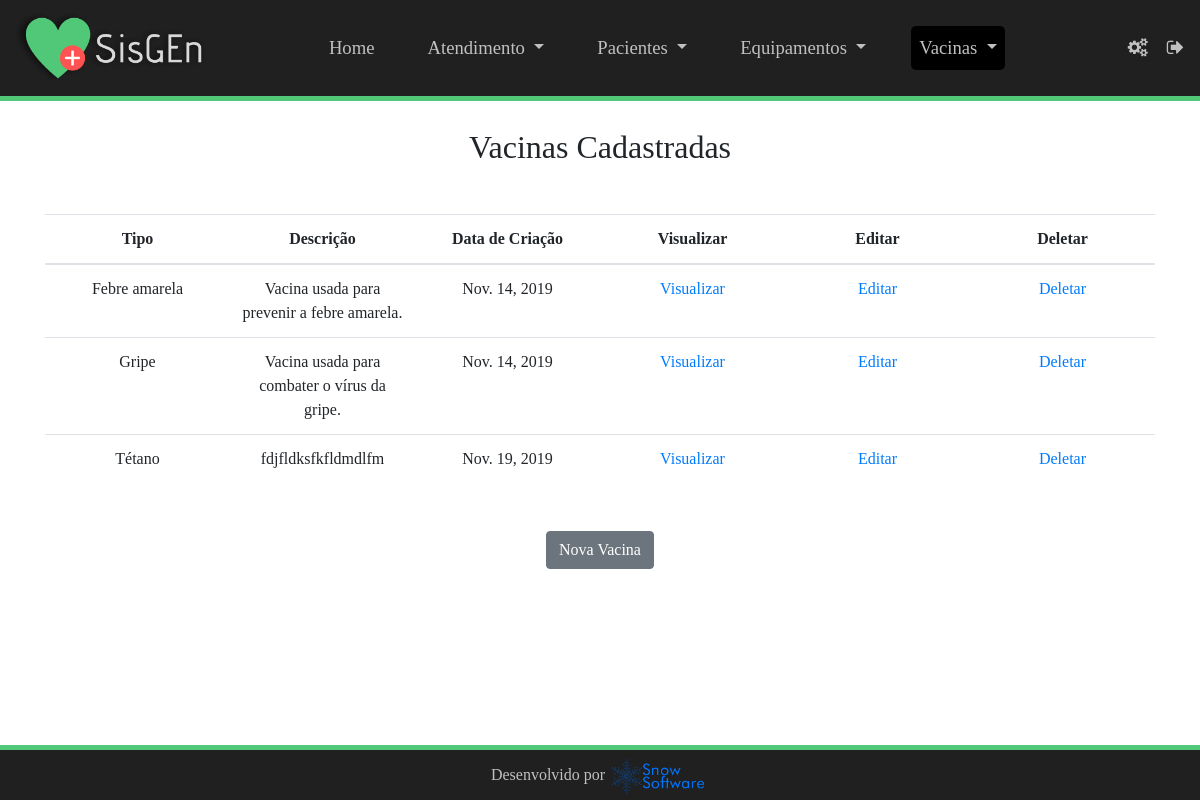
/vacinas (signed in), run on the app's committed database.
### sisgen/models.py (models this page shows, shortened)
class Vacina(models.Model):
    tipoVacina = models.CharField(max_length=20, verbose_name='Vacina:')
    descricaoVacina = models.TextField(verbose_name='Descrição:')
    criacaoVacina = models.DateField(default=datetime.now, verbose_name='Data de Registro:')

### sisgen/views.py (the view)
# urls.py: path('vacinas', views.VacinaList.as_view(), name='vacina_list'),
class VacinaList(ListView):
    model = Vacina

### sisgen/templates/sisgen/vacina_list.html (shortened to what this page needs)
<!DOCTYPE html>
<html lang="pt-br">
{% load static %}
{% load crispy_forms_tags %}
  <head>
    <link rel="stylesheet" href="https://stackpath.bootstrapcdn.com/font-awesome/4.7.0/css/font-awesome.min.css">
    <link rel="stylesheet" href="https://stackpath.bootstrapcdn.com/bootstrap/4.3.1/css/bootstrap.min.css">
    <link rel="stylesheet" type="text/css" href="{% static 'sisgen/css/estilo.css' %}">
    <link rel="stylesheet" type="text/css" href="{% static 'sisgen/css/estilo_registros1.css' %}">
  </head>
  <body>
    {% if user.is_authenticated %}
      <nav class="navbar navbar-expand-lg sticky-top" id="divmenu">
        <a class="navbar-brand" href="#" id="logo"><img src="{% static 'sisgen/img/logosisgen.png' %}"/></a>
        <div class="collapse navbar-collapse" id="collapsibleNavbar">
          <ul class="navbar-nav" id="menu" style="margin: auto!important">
            <li class="nav-item px-3">
              <a class="nav-link" href="{% url "index"%}">Home</a>
            </li>
            <li class="nav-item dropdown px-3">
              <a class="nav-link dropdown-toggle" href="atendimento1.html" id="navbarDropdown" role="button" data-toggle="dropdown" aria-haspopup="true" aria-expanded="false">
                Atendimento
              </a>
            </li>
            <li class="nav-item dropdown px-3">
              <a class="nav-link dropdown-toggle" href="paciente1.html" id="navbarDropdown" role="button" data-toggle="dropdown" aria-haspopup="true" aria-expanded="false">
                Pacientes
              </a>
            </li>
            <li class="nav-item dropdown px-3">
              <a class="nav-link dropdown-toggle" href="equipamento1.html" id="navbarDropdown" role="button" data-toggle="dropdown" aria-haspopup="true" aria-expanded="false">
                Equipamentos
              </a>
            </li>
            <li class="nav-item dropdown px-3">
              <a class="nav-link dropdown-toggle active" href="vacina1.html" id="navbarDropdown" role="button" data-toggle="dropdown" aria-haspopup="true" aria-expanded="false">
                Vacinas
              </a>
            </li>
          </ul>
          <a href="{% url 'alterar-senha'%}" id="login" data-toggle="tooltip" data-placement="bottom" title="Alterar Senha"><span class="fa fa-cogs mx-1"></span></a>
          <a href="{% url 'logout'%}" id="login" data-toggle="tooltip" data-placement="bottom" title="Logout"><span class="fa fa-sign-out mx-1w"></span></a>
        </div>
      </nav>
      <div style="width: 100%; height: 5px; background-color: #50c878; position: fixed; z-index: 1;"></div>
      <div class="container text-center mt-2 mb-5"><br/>
          <h2>Vacinas Cadastradas</h2>
          <table class="table table-lg my-5" style="width: 100%; table-layout:fixed">
          <thead>
            <tr>
              <th>Tipo</th><th>Descrição</th><th>Data de Criação</th><th>Visualizar</th><th>Editar</th><th>Deletar</th>
            </tr>
          </thead>
           <tbody>
            {% for vacina in object_list %}
            <tr>
              <td>{{ vacina.tipoVacina }}</td>
              <td>{{ vacina.descricaoVacina }}</td>
              <td>{{ vacina.criacaoVacina }}</td>
              <td><a href="{% url "vacina_view" vacina.id %}">Visualizar</a></td>
              <td><a href="{% url "vacina_edit" vacina.id %}">Editar</a></td>
              <td><a href="{% url "vacina_delete" vacina.id %}">Deletar</a></td>
            </tr>
            {% endfor %}
          </tbody>
        </table>
        <a  href="{% url "vacina_new"%}" class="btn btn-secondary mx-4" name="btnNova" id="btnNova">Nova Vacina</a>
        <br/><br/>
      </div>
      <div style="width: 100%; height: 5px; background-color: #50c878; position: fixed; bottom: 50px;"></div>
      <footer class="footer fixed-bottom p-2">
        <div class="container-fluid text-center">
          <p>Desenvolvido por </p> <img src="{% static 'sisgen/img/logo.png' %}"/>
        </div>
      </footer>
    {% else %}
      <script type="text/javascript">
        window.location.href='{% url "login"%}';
      </script>
    {% endif %}
  </body>
  </body>
</html>

### sisgen/static/sisgen/css/estilo.css (style rules this page uses)
body { font-family: 'Gotham'; }
body nav#divmenu { background-color: #202020; }
body nav#divmenu div a#login { font-size: 14pt; color: #c0c0c0; position: relative; margin-left: 15px; text-decoration: none; }
body nav#divmenu a#logo img { width: 190px; }
body nav#divmenu div ul li { margin-right: 5px; font-size: 14pt; }
body nav#divmenu div ul#menu li a { color: #c0c0c0; border-radius: 5px; }
body nav#divmenu div ul#menu li a.active { background-color: black; }
footer { color: #c0c0c0; background-color: #202020; position: relative; height: 50px; width: 100%; }
footer div { font-size: 12pt; }
footer div p { display: inline-block; }
footer div img { width: 100px; }

### sisgen/static/sisgen/css/estilo_registros1.css (style rules this page uses)
body td { word-wrap:break-word; }

### data on the page
Vacina: tipoVacina "Febre amarela", descricaoVacina "Vacina usada para prevenir a febre amarela.", criacaoVacina "Nov. 14, 2019"
Vacina: tipoVacina "Gripe", descricaoVacina "Vacina usada para combater o vírus da gripe.", criacaoVacina "Nov. 14, 2019"
Vacina: tipoVacina "Tétano", descricaoVacina "fdjfldksfkfldmdlfm", criacaoVacina "Nov. 19, 2019"
